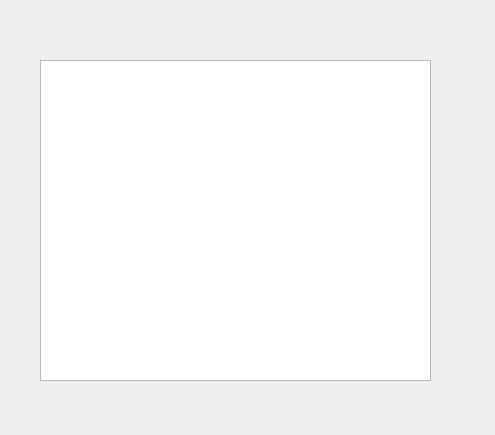
<?xml version="1.0" encoding="UTF-8"?>
<ui version="4.0">
 <class>Widget</class>
 <widget class="QWidget" name="Widget">
  <property name="geometry">
   <rect>
    <x>0</x>
    <y>0</y>
    <width>495</width>
    <height>435</height>
   </rect>
  </property>
  <property name="windowTitle">
   <string>Widget</string>
  </property>
  <widget class="QListView" name="listView">
   <property name="geometry">
    <rect>
     <x>40</x>
     <y>60</y>
     <width>391</width>
     <height>321</height>
    </rect>
   </property>
  </widget>
 </widget>
 <layoutdefault spacing="6" margin="11"/>
 <resources/>
 <connections/>
</ui>
